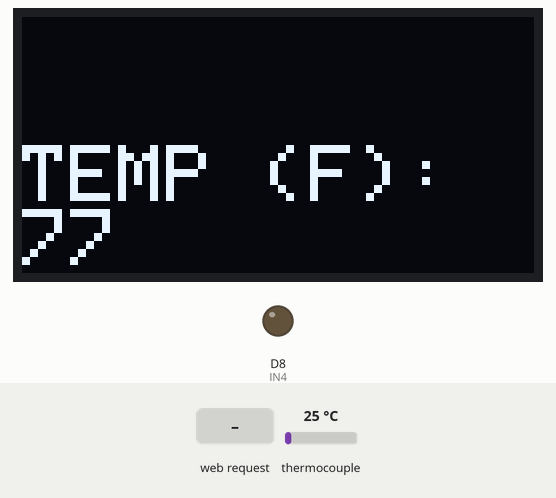
Bench run of a sketch on a simulated ESP8266 (NodeMCU). On the bench: 128×64 one-colour display, output pins drawn as LEDs (lit = HIGH). Inputs (shaded band) come from the test bench; at power-on: thermocouple 25 °C. The display library's start-up logo is not drawn; what the sketch prints to the serial monitor is not drawn.

Above: at 6.3 s.
6.4 s: thermocouple set to 6 °C
At 8.9 s:
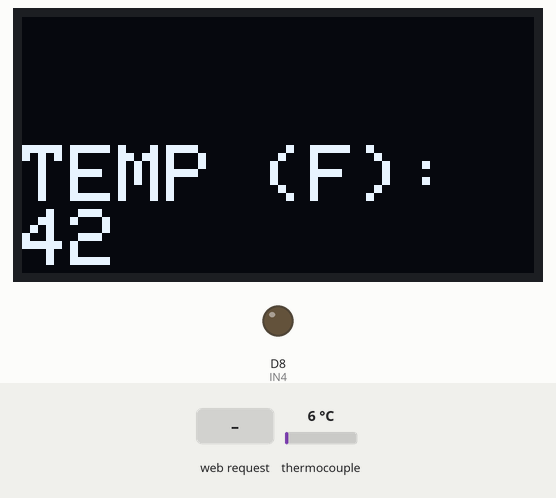
9.2 s: HTTP request GET /relayOn received
At 10.3 s:
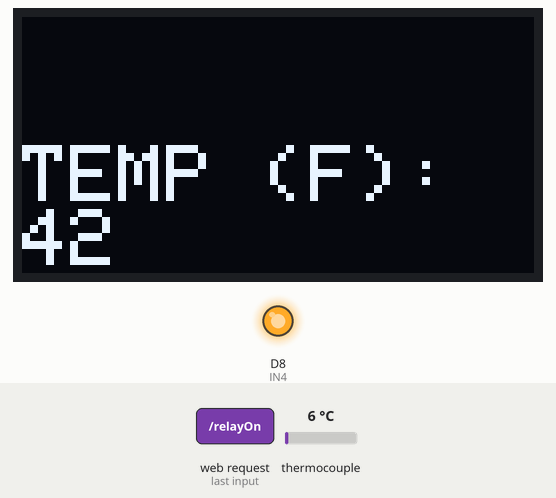
11.3 s: thermocouple set to 75 °C
At 14.1 s:
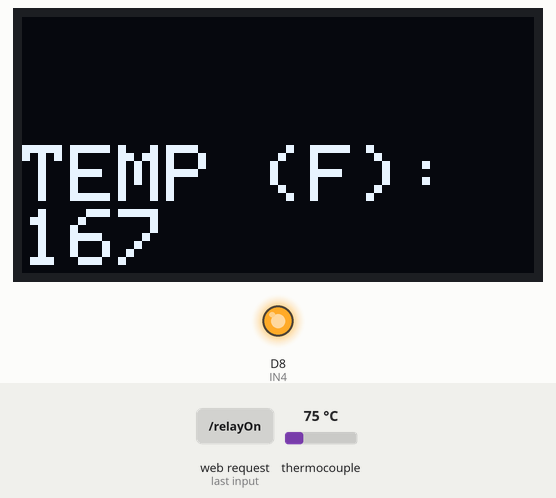
14.4 s: thermocouple set to 150 °C
At 18.1 s:
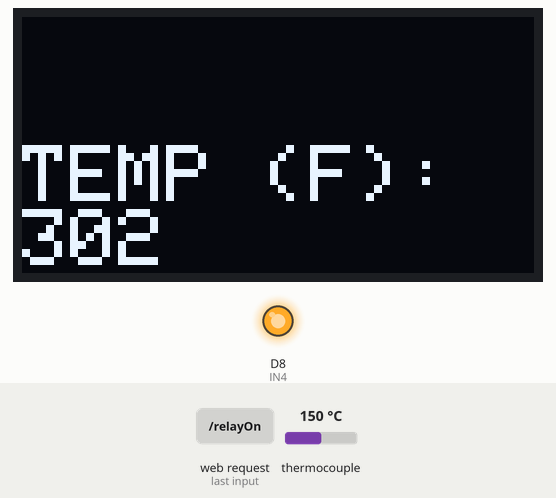
Timing chart, 0 to 19.6 s (numbered marks = the images above; inputs shaded):
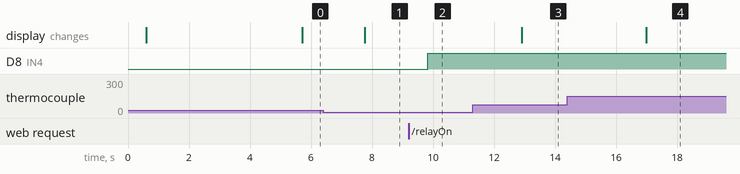

The sketch:

Digital_Control_System.ino
```cpp
// WIFI WEBSERVER INIT //
#include <ESP8266WiFi.h>
#include <ESP8266WebServer.h>
#include <string>
#include <ArduinoJson.h>
using namespace std;

// ssid and password
const char* ssid = "NodeMCU";  // Enter SSID here
const char* password = "";  //Enter Password here

// IP Address Details
IPAddress local_ip(192,168,1,1);
IPAddress gateway(192,168,1,1);
IPAddress subnet(255,255,255,0);

// initialize webserver
ESP8266WebServer server(80);

// temperature (Farenheit)
int cur_temp = 0;
int tar_temp = 0;
// WIFI WEBSERVER INIT //

// THERMOCOUPLE INIT //
#include "max6675.h"

int thermoCLK = D0;
int thermoCS = D3;
int thermoSO = D4;

MAX6675 thermocouple(thermoCLK, thermoCS, thermoSO);
// THERMOCOUPLE INIT //

// RELAY INIT //
#define IN4  D8
int relay_status = 0; // the relay is intialized to turn the oven off
int max_temp = 300;
// RELAY INIT //

// OLED INIT //
#include <Adafruit_SSD1306.h>
#define SCREEN_WIDTH 128 // OLED display width, in pixels
#define SCREEN_HEIGHT 64 // OLED display height, in pixels

// Declaration for an SSD1306 display connected to I2C (SDA, SCL pins)
#define OLED_RESET     -1 // Reset pin # (or -1 if sharing Arduino reset pin)
Adafruit_SSD1306 display(SCREEN_WIDTH, SCREEN_HEIGHT, &Wire, OLED_RESET);
// OLED INIT //


void setup() {
  Serial.begin(9600);

  // SETUP WEBSERVER //
  // set wifi configuration
  WiFi.softAP(ssid, password);
  WiFi.softAPConfig(local_ip, gateway, subnet);
  delay(100);

  // setup web-server html handles
  server.on("/", handle_OnConnect);
  server.on("/returnHome", handle_returnHome);
  server.on("/info", handle_post);
  server.onNotFound(handle_NotFound);

  server.on("/getTemp", handle_temp);
  server.on("/setMaxTemp", handle_setMaxTemp);

  server.on("/relayOn", handle_relayOn);
  server.on("/relayOff", handle_relayOff);

  // start server
  server.begin();
  Serial.println("HTTP server started");
  // SETUP WEBSERVER //

  // THERMOCOUPLE SETUP //
  // wait for MAX chip to stabilize
  delay(500);
  // THERMOCOUPLE SETUP //

  // RELAY SETUP //
  pinMode(IN4, OUTPUT);
  digitalWrite(IN4, LOW);
  // RELAY SETUP //

  // OLED SETUP //
  // Display Setup
  if(!display.begin(SSD1306_SWITCHCAPVCC, 0x3C)) {
    Serial.println(F("SSD1306 allocation failed"));
    for(;;); // Don't proceed, loop forever
  }
  display.display();
  delay(2000); // Pause for 2 seconds

  // Clear the buffer
  display.clearDisplay();
  display.setTextSize(1); // Draw 2X-scale text
  display.setTextColor(WHITE);
  display.setCursor(0, 0);
  display.display();      // Show initial text
  delay(2000);
  // OLED SETUP //
}


void loop() {
  // WEBSERVER LOOP //
  server.handleClient();
  // WEBSERVER LOOP //

  // THERMOCOUPLE LOOP //
  // basic readout test, just print the current temp
  cur_temp = thermocouple.readFahrenheit();
  Serial.print("C = "); Serial.print(thermocouple.readCelsius()); Serial.print(" | F = "); Serial.println(thermocouple.readFahrenheit());

  // For the MAX6675 to update, you must delay AT LEAST 250ms between reads!
  delay(1000);
  // THERMOCOUPLE LOOP //

  // RELAY LOOP //
  // the relay is controlled from the webserver commands
  if (cur_temp > max_temp) {
    force_shutdown(); // not sure how to handle a message from the arduino to the app
  }
  // RELAY LOOP //

  // OLED LOOP //
  update_screen();
  // OLED LOOP //
}


// DIGITAL CONTROL SYSTEM FUNCTIONS //
void start_oven() {
  // turn on oven
  close_relay();
}

void force_shutdown() {
  // shutdown the oven
  open_relay();

  // prevent the oven from turning on until the internal temperature reaches a safe level
  // maintain basic functions
  while(cur_temp > max_temp) {
    // handle server
    server.handleClient();

    // read internal temperature
    cur_temp = thermocouple.readFahrenheit();
    Serial.print("C = "); Serial.print(thermocouple.readCelsius()); Serial.print(" | F = "); Serial.println(thermocouple.readFahrenheit());
    delay(1000); // For the MAX6675 to update, you must delay AT LEAST 250ms between reads!

    // update OLED screen
    update_screen();
  }

}
// DIGITAL CONTROL SYSTEM FUNCTIONS //

// RELAY FUNCTIONS //
void close_relay(){ // turn the oven on
  relay_status = 1;
  digitalWrite(IN4, HIGH);
}

void open_relay(){ // turn the oven off
  // prevent the oven from turning on when the temperature is too high
  if (cur_temp < max_temp) {
    relay_status = 0;
    digitalWrite(IN4, LOW);
  }
}
// RELAY FUNCTIONS //

// WIFI WEBSERVER FUNCTIONS //
// this function is called whenever the app requests the temperature readings from the thermocouple
void handle_returnHome() {
  Serial.println("home page requested");
  server.send(200, "text/html", SendHomeHTML());
}

void handle_setMaxTemp() {
  String input = server.arg("plain");
  DynamicJsonDocument doc(1024);

  DeserializationError error = deserializeJson(doc, input);

  max_temp = doc["temp"];
  Serial.print("max temperature set to: "); Serial.println(max_temp);
  server.send(200, "text/html", SendHomeHTML());
}

void handle_temp() {
  Serial.println("temperature requested");
  server.send(200, "text/plain", String(cur_temp));
}

void handle_relayOn(){
  close_relay();
  server.send(200, "text/html", SendHomeHTML());
}

void handle_relayOff(){
  open_relay();
  server.send(200, "text/html", SendHomeHTML());
}

void handle_post(){
  String input = server.arg("plain");
  DynamicJsonDocument doc(1024);

  DeserializationError error = deserializeJson(doc, input);

  tar_temp = doc["temp"];
  Serial.print("Input from app: "); Serial.print(input);
  Serial.print(" | Target temp set to: "); Serial.println(tar_temp);
  server.send(200, "text/html", SendHomeHTML());
}

void handle_OnConnect() {
  Serial.println("client connected");
  server.send(200, "text/html", SendHomeHTML());
}

void handle_NotFound(){
  server.send(404, "text/plain", "Not found");
}

String SendHomeHTML(){
  String ptr = "<!DOCTYPE html> <html>\n";
  ptr +="<head><meta name=\"viewport\" content=\"width=device-width, initial-scale=1.0, user-scalable=no\">\n";
  ptr +="<title>LED Control</title>\n";
  ptr +="<style>html { font-family: Helvetica; display: inline-block; margin: 0px auto; text-align: center;}\n";
  ptr +="body{margin-top: 50px;} h1 {color: #444444;margin: 50px auto 30px;} h3 {color: #444444;margin-bottom: 50px;}\n";
  ptr +=".button {display: block;width: 80px;background-color: #1abc9c;border: none;color: white;padding: 13px 30px;text-decoration: none;font-size: 25px;margin: 0px auto 35px;cursor: pointer;border-radius: 4px;}\n";
  ptr +=".button-on {background-color: #1abc9c;}\n";
  ptr +=".button-on:active {background-color: #16a085;}\n";
  ptr +=".button-off {background-color: #34495e;}\n";
  ptr +=".button-off:active {background-color: #2c3e50;}\n";
  ptr +="p {font-size: 14px;color: #888;margin-bottom: 10px;}\n";
  ptr +="</style>\n";
  ptr +="</head>\n";
  ptr +="<body>\n";
  ptr +="<h1>ESP8266 Web Server</h1>\n";
  ptr +="<h3>Using Access Point(AP) Mode</h3>\n";

  ptr +="<p>Target Temperature: " + String(tar_temp) + "</p>";
  ptr +="<p>Current Temperature: " + String(cur_temp) + "</p>";
  ptr +="<p>Max Temperature: " + String(max_temp) + "</p>";

  ptr +="<p>Home</p><a class=\"button button-on\" href=\"/returnHome\">Home</a>\n";

  if (relay_status) {
    // if relay status == 1, the relay button should be used to turn the relay off
    ptr +="<p>Oven Control</p><a class=\"button button-on\" href=\"/relayOff\">On</a>\n";
  } else {
    // if relay status == 0, the relay button should be used to turn the relay on
    ptr +="<p>Oven Control</p><a class=\"button button-off\" href=\"/relayOn\">Off</a>\n";
  }

  ptr +="</body>\n";
  ptr +="</html>\n";
  return ptr;
}
// WIFI WEBSERVER FUNCTIONS //

// OLED FUNCTIONS //
void update_screen() {
  // setup
  display.clearDisplay();

  //Display the Temperature at the probe
  display.setTextSize(2); // Draw 2X-scale text
  display.setCursor(0, 32);
  display.print("TEMP (F): ");
  display.print(cur_temp);

  display.display();
}
// OLED FUNCTIONS //
```

Measured:
- after the input at 6.4 s, the display: changes after 1.4 s (image 1)
- after the input at 9.2 s, D8 (IN4): LOW → HIGH after 0.62 s
- after the input at 11.3 s, the display: changes after 1.6 s (image 3)
- after the input at 14.4 s, the display: changes after 2.6 s (image 4)
